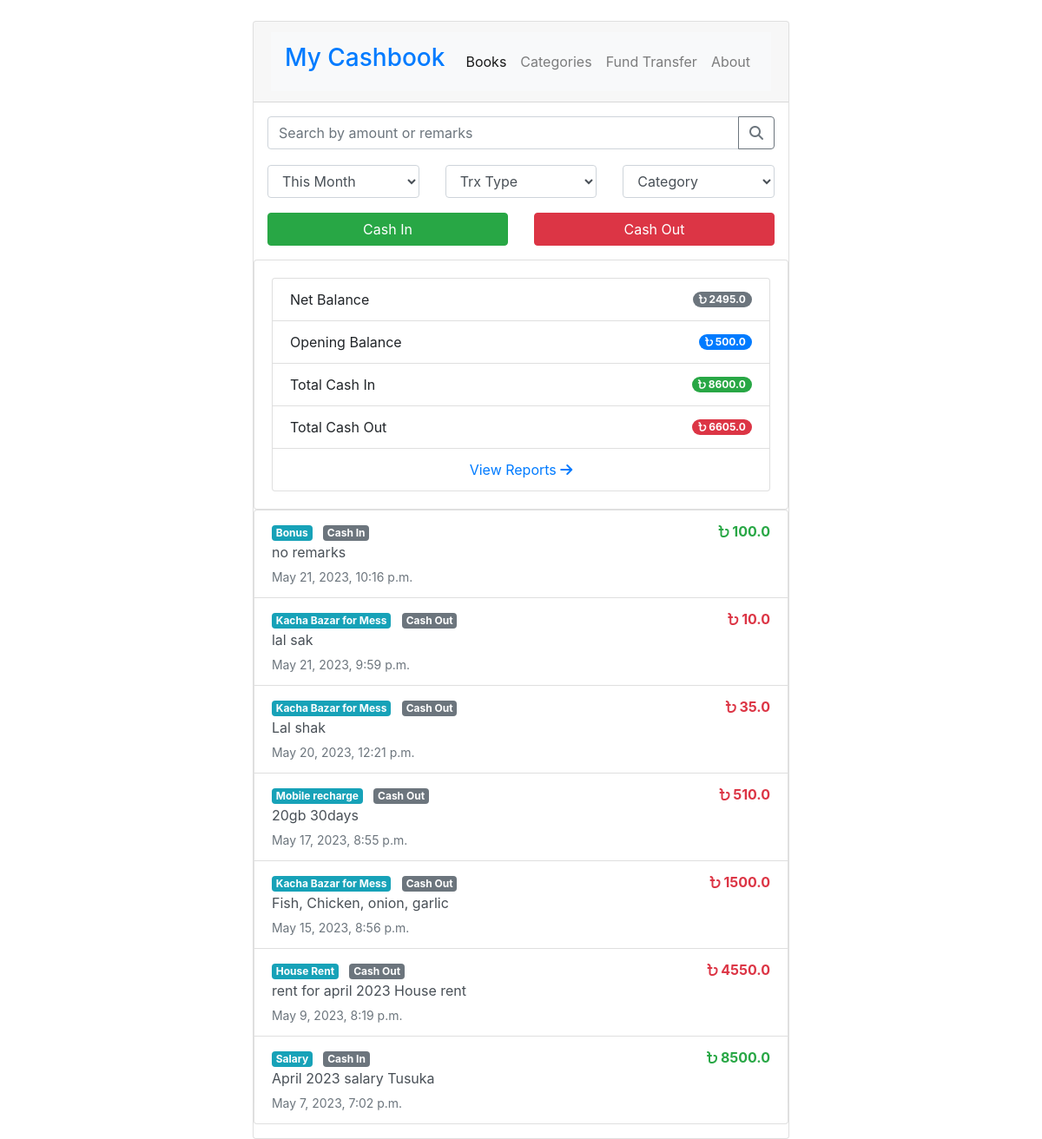
/cashbook/, run on an earlier commit of the app's database.
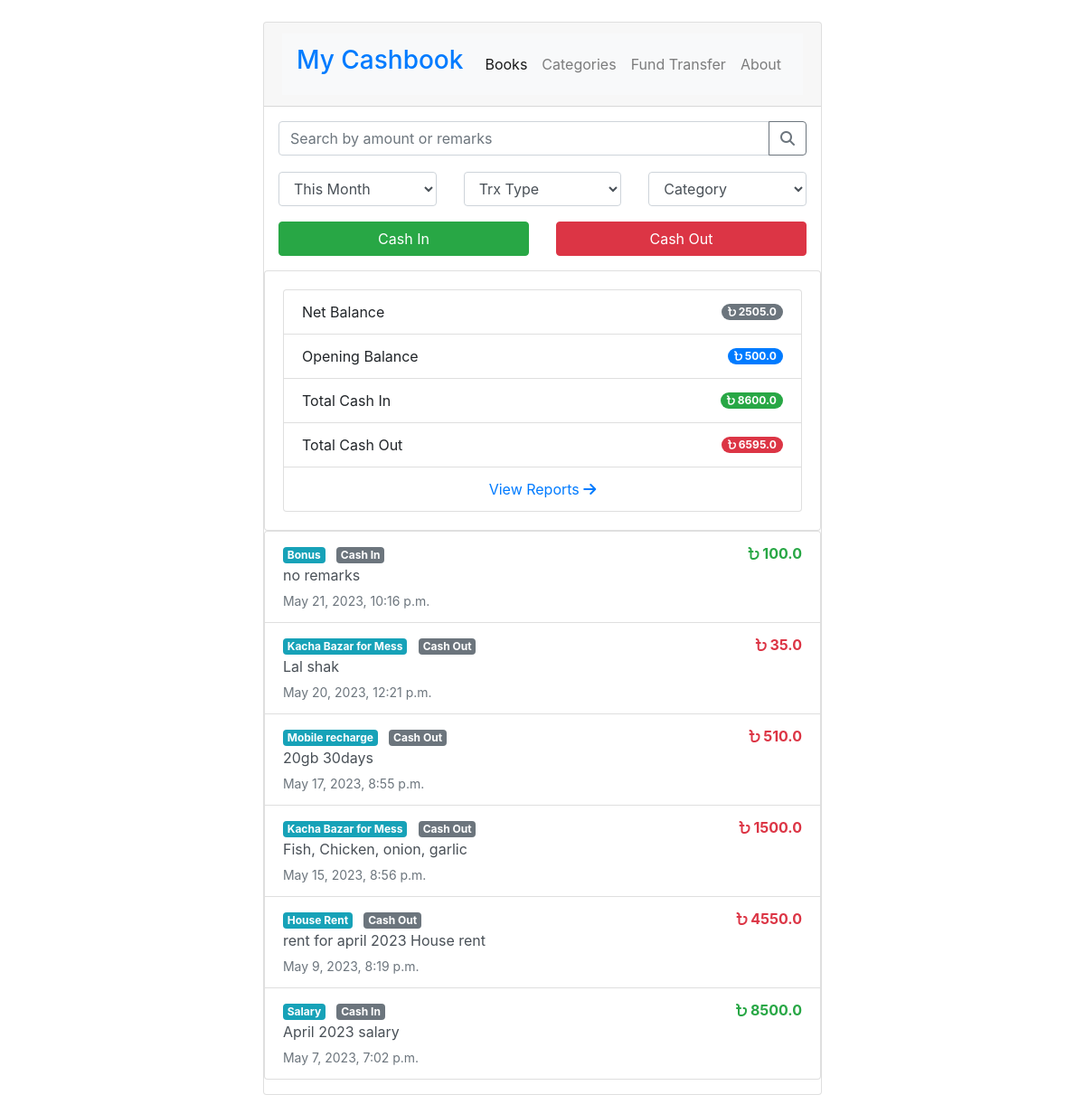
And on a later commit of the database.
### cashbook/models.py (models this page shows, shortened)
class Transaction(models.Model):
    amount          = models.FloatField(default=0)
    account_id      = models.ForeignKey(Account, on_delete=models.CASCADE)
    category_id     = models.ForeignKey(Category, on_delete=models.CASCADE)
    trx_type_id     = models.ForeignKey(TrxType, on_delete=models.CASCADE)
    remarks         = models.CharField(max_length=100)
    create_date     = models.DateTimeField("date created")

class Category(models.Model):
    name = models.CharField(max_length=20)

### cashbook/views.py (the view)
# urls.py: path("", views.index, name="index"),
def index(request):
    trx_types = TrxType.objects.all()
    categories = Category.objects.all()
    date_filter = request.GET.get('date-filter', '')
    trx_type_filter = request.GET.get('trx-type', '')
    category_filter = request.GET.get('category', '')
    trx_all = Transaction.objects.order_by("-create_date")
    if date_filter:
        if date_filter == 'today':
            trx_all = trx_all.filter(create_date__date=date.today())
        elif date_filter == 'all-time':
            trx_all = Transaction.objects.order_by("-create_date")
        elif date_filter == 'yesterday':
            trx_all = trx_all.filter(create_date__date=date.today() - timedelta(days=1))
        elif date_filter == 'this_month':
            trx_all = trx_all.filter(create_date__month=date.today().month)
        elif date_filter == 'last_month':
            trx_all = trx_all.filter(create_date__month=date.today().month - 1)
        elif date_filter == 'single_day':
            pass
        elif date_filter == 'date_range':
            pass
    else:
        date_filter = 'this_month'
        trx_all = trx_all.filter(create_date__month=date.today().month)
    if trx_type_filter:
        trx_all = trx_all.filter(trx_type_id=trx_type_filter)
    if category_filter:
        trx_all = trx_all.filter(category_id=category_filter)
    type_cash_in = TrxType.objects.get(name='cash_in')
    type_cash_out = TrxType.objects.get(name='cash_out')
    total_cash_in = trx_all.filter(trx_type_id=type_cash_in).aggregate(Sum('amount'))['amount__sum'] or 0
    total_cash_out = trx_all.filter(trx_type_id=type_cash_out).aggregate(Sum('amount'))['amount__sum'] or 0
    acc_cash = Account.objects.get(name='Cash')
    net_balance = acc_cash.initial_balance + total_cash_in - total_cash_out
    context = {
        'trx_all': trx_all,
        'trx_types': trx_types,
        'categories': categories,
        'net_balance': net_balance,
        'acc_cash': acc_cash,
        'total_cash_in': total_cash_in,
        'total_cash_out': total_cash_out,
        'type_cash_in': type_cash_in,
        'type_cash_out': type_cash_out,
        'date_filter': date_filter,
        'trx_type_filter': trx_type_filter,
        'category_filter': category_filter,
    }
    return render(request, 'cashbook/index.html', context)

### cashbook/templates/cashbook/index.html (shortened to what the changed rows need)
{% extends "cashbook/base.html" %}
{% block content %}
    {% if trx_all %}
    <div class="card"">
        <div class="card-body">
            <ul class="list-group">
                <li class="list-group-item d-flex justify-content-between align-items-center">
                    Net Balance
                    <span class="badge badge-secondary badge-pill"><i class="fa-solid fa-bangladeshi-taka-sign"></i> {{ net_balance }}</span>
                  </li>
                <li class="list-group-item d-flex justify-content-between align-items-center">
                  Opening Balance
                  <span class="badge badge-primary badge-pill"><i class="fa-solid fa-bangladeshi-taka-sign"></i> {{acc_cash.initial_balance}}</span>
                </li>
                <li class="list-group-item d-flex justify-content-between align-items-center">
                  Total Cash In
                  <span class="badge badge-success badge-pill"><i class="fa-solid fa-bangladeshi-taka-sign"></i> {{ total_cash_in }}</span>
                </li>
                <li class="list-group-item d-flex justify-content-between align-items-center">
                  Total Cash Out
                  <span class="badge badge-danger badge-pill"><i class="fa-solid fa-bangladeshi-taka-sign"></i> {{ total_cash_out }}</span>
                </li>
                <li class="list-group-item text-center">
                    <a href="#" class="text-decoration-none">View Reports <i class="fa fa-arrow-right"></i> </a>
                </li>
              </ul>
        </div>
    </div>
        <div class="list-group">
            {% for trx in trx_all %}
            <a href="{% url 'cashbook:edit_transaction' trx.id %}" class="list-group-item list-group-item-action flex-column align-items-start">
                <div class=" w-100">
                    {% if trx.trx_type_id == type_cash_in %}
                    <span class="badge badge-info mr-2">{{ trx.category_id.name }}</span>
                    <span class="badge badge-secondary">Cash In</span>
                    <span class="text-success float-right"><b><i class="fa-solid fa-bangladeshi-taka-sign"></i> {{ trx.amount }}</b></span>
                    {% else%}
                    <span class="badge badge-info mr-2">{{ trx.category_id.name }}</span>
                    <span class="badge badge-secondary">Cash Out</span>
                    <span class="text-danger float-right"><b><i class="fa-solid fa-bangladeshi-taka-sign"></i> {{ trx.amount }}</b></span>
                    {% endif %}
                </div>
                <p class="mb-1">{{ trx.remarks }}</p>
                <small class="text-muted">{{ trx.create_date }}</small>
            </a>
            {% endfor %}
        </div>
    {% endif %}
{% endblock %}

What changed in the data, as far as the page shows it:
no longer on this page (row edited): Transaction: category_id.name "Kacha Bazar for Mess", amount "10.0", remarks "lal sak", create_date "May 21, 2023, 9:59 p.m."
changed Transaction "Salary": remarks "April 2023 salary Tusuka" → "April 2023 salary"
Also different on the page:
{{ net_balance }}: "2495.0" → "2505.0"
{{ total_cash_out }}: "6605.0" → "6595.0"
